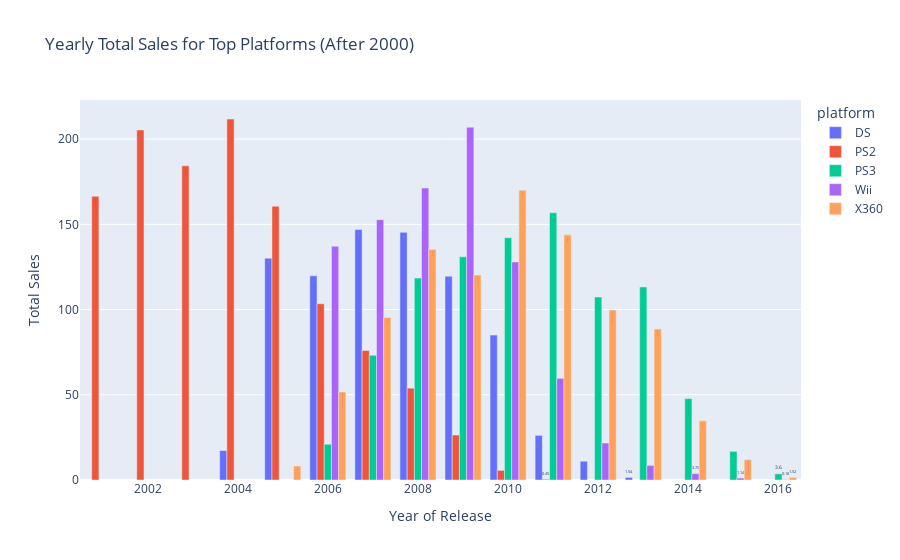

The notebook cell this image was saved under:
### Markdown cell above
# Work only with the data that you've decided is relevant. Disregard the data for previous years

### Code cell
# Filter for data after the year 2000
dfnew = dfnew[dfnew['year_of_release'] > 2000]

# Define the top platforms (example: top 5 platforms by sales)
top_platforms = dfnew.groupby('platform')['total_sales'].sum().nlargest(5).index

# Filter for top platforms
platform_yearly_sales = (
    dfnew[dfnew['platform'].isin(top_platforms)]
    .groupby(['platform', 'year_of_release'])['total_sales']
    .sum()
    .reset_index()
)



fig1 = px.bar(
    platform_yearly_sales,
    x='year_of_release',
    y='total_sales',
    color='platform',
    title="Yearly Total Sales for Top Platforms (After 2000)",
    labels={'total_sales': 'Total Sales', 'year_of_release': 'Year of Release'},
    barmode='group',
    text='total_sales'  # Show sales values on the bars
)

# Show the plot
fig1.show()

### Figure 1 — Plotly figure (JSON) as saved in the notebook; plotly's stock layout.template omitted (floating-point values rounded to 4 significant figures)
{"data": [{"alignmentgroup": "True", "hovertemplate": "platform=DS<br>Year of Release=%{x}<br>Total Sales=%{text}<extra></extra>", "legendgroup": "DS", "marker": {"color": "#636efa", "pattern": {"shape": ""}}, "name": "DS", "offsetgroup": "DS", "orientation": "v", "showlegend": true, "text": [17.27, 130.1, 119.8, 146.9, 145.3, 119.5, 85.02, 26.18, 11.01, 1.54], "textposition": "auto", "type": "bar", "x": [2004, 2005, 2006, 2007, 2008, 2009, 2010, 2011, 2012, 2013], "xaxis": "x", "y": [17.27, 130.1, 119.8, 146.9, 145.3, 119.5, 85.02, 26.18, 11.01, 1.54], "yaxis": "y"}, {"alignmentgroup": "True", "hovertemplate": "platform=PS2<br>Year of Release=%{x}<br>Total Sales=%{text}<extra></extra>", "legendgroup": "PS2", "marker": {"color": "#EF553B", "pattern": {"shape": ""}}, "name": "PS2", "offsetgroup": "PS2", "orientation": "v", "showlegend": true, "text": [166.4, 205.4, 184.3, 211.8, 160.7, 103.4, 75.99, 53.9, 26.4, 5.64, 0.45], "textposition": "auto", "type": "bar", "x": [2001, 2002, 2003, 2004, 2005, 2006, 2007, 2008, 2009, 2010, 2011], "xaxis": "x", "y": [166.4, 205.4, 184.3, 211.8, 160.7, 103.4, 75.99, 53.9, 26.4, 5.64, 0.45], "yaxis": "y"}, {"alignmentgroup": "True", "hovertemplate": "platform=PS3<br>Year of Release=%{x}<br>Total Sales=%{text}<extra></extra>", "legendgroup": "PS3", "marker": {"color": "#00cc96", "pattern": {"shape": ""}}, "name": "PS3", "offsetgroup": "PS3", "orientation": "v", "showlegend": true, "text": [20.96, 73.19, 118.5, 130.9, 142.2, 156.8, 107.4, 113.2, 47.76, 16.82, 3.6], "textposition": "auto", "type": "bar", "x": [2006, 2007, 2008, 2009, 2010, 2011, 2012, 2013, 2014, 2015, 2016], "xaxis": "x", "y": [20.96, 73.19, 118.5, 130.9, 142.2, 156.8, 107.4, 113.2, 47.76, 16.82, 3.6], "yaxis": "y"}, {"alignmentgroup": "True", "hovertemplate": "platform=Wii<br>Year of Release=%{x}<br>Total Sales=%{text}<extra></extra>", "legendgroup": "Wii", "marker": {"color": "#ab63fa", "pattern": {"shape": ""}}, "name": "Wii", "offsetgroup": "Wii", "orientation": "v", "showlegend": true, "text": [137.2, 152.8, 171.3, 207.0, 128.0, 59.65, 21.71, 8.59, 3.75, 1.14, 0.18], "textposition": "auto", "type": "bar", "x": [2006, 2007, 2008, 2009, 2010, 2011, 2012, 2013, 2014, 2015, 2016], "xaxis": "x", "y": [137.2, 152.8, 171.3, 207.0, 128.0, 59.65, 21.71, 8.59, 3.75, 1.14, 0.18], "yaxis": "y"}, {"alignmentgroup": "True", "hovertemplate": "platform=X360<br>Year of Release=%{x}<br>Total Sales=%{text}<extra></extra>", "legendgroup": "X360", "marker": {"color": "#FFA15A", "pattern": {"shape": ""}}, "name": "X360", "offsetgroup": "X360", "orientation": "v", "showlegend": true, "text": [8.25, 51.62, 95.41, 135.3, 120.3, 170.0, 143.8, 99.74, 88.58, 34.74, 11.96, 1.52], "textposition": "auto", "type": "bar", "x": [2005, 2006, 2007, 2008, 2009, 2010, 2011, 2012, 2013, 2014, 2015, 2016], "xaxis": "x", "y": [8.25, 51.62, 95.41, 135.3, 120.3, 170.0, 143.8, 99.74, 88.58, 34.74, 11.96, 1.52], "yaxis": "y"}], "layout": {"barmode": "group", "legend": {"title": {"text": "platform"}, "tracegroupgap": 0}, "title": {"text": "Yearly Total Sales for Top Platforms (After 2000)"}, "xaxis": {"anchor": "y", "domain": [0, 1], "title": {"text": "Year of Release"}}, "yaxis": {"anchor": "x", "domain": [0, 1], "title": {"text": "Total Sales"}}}}
